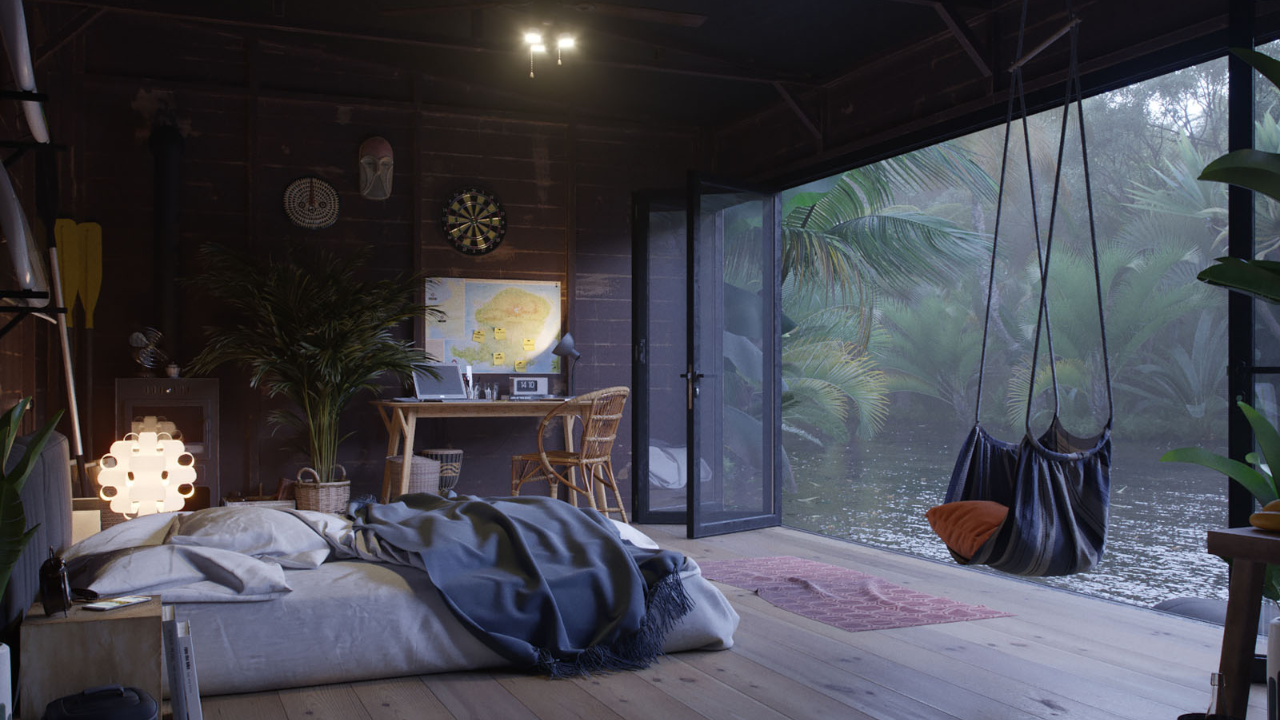
#> input picture d/example.png, 1280 x 720 px
$ python effect.py
#> lines starting #> are read from the running program, lines starting #| are printed output that depends on the picture
# -*- coding: UTF-8 -*-
# 要求： 实现两种图片特效
import os
import cv2
import copy as cp
import numpy as np
import matplotlib.pyplot as plt


def wave_effect(image):
    # 水波特效
    img = cp.deepcopy(image)
    row, col, channal = img.shape
    # 水波中心坐标
    center_x = col / 2.0
    center_y = row / 2.0
    A = 3.0  # 振幅大小
    F = 2.0  # 频率大小

    x_mask = np.zeros([row, col])
    y_mask = np.zeros([row, col])
    for i in range(row):
        for j in range(col):
            x_mask[i, j] = j
            y_mask[i, j] = i

    xx_dif = x_mask - center_x
    yy_dif = center_y - y_mask
    theta = np.arctan2(yy_dif,  xx_dif)

    r = np.sqrt(xx_dif * xx_dif + yy_dif * yy_dif)
    r1 = r + A*col*0.01*np.sin(F*0.1*r)

    x_new = r1 * np.cos(theta) + center_x
    y_new = center_y - r1 * np.sin(theta)
    # 向下取整
    int_x = np.floor(x_new)
    int_x = int_x.astype(int)
    int_y = np.floor(y_new)
    int_y = int_y.astype(int)

    for ii in range(row):
        for jj in range(col):
            new_xx = int_x[ii, jj]
            new_yy = int_y[ii, jj]
            if x_new[ii, jj] < 0 or x_new[ii, jj] > col - 1:
                continue
            if y_new[ii, jj] < 0 or y_new[ii, jj] > row - 1:
                continue
            img[ii, jj, :] = image[new_yy, new_xx, :]

    return img


def relief_effect(image):
    # 浮雕特效
    img = cp.deepcopy(image)
    # 转化为灰度图
    img_gray = cv2.cvtColor(img, cv2.COLOR_BGR2GRAY)
    for i in range(img_gray.shape[0]-1):
        for j in range(img_gray.shape[1]-1):
            tmp = img_gray[i, j] - img_gray[i+1, j+1]+128
            if tmp > 255:
                tmp = 255
            if tmp < 0:
                tmp = 0
            img_gray[i, j] = tmp

    return img_gray


if __name__ == "__main__":
    model_path = os.path.dirname(__file__)
    img = cv2.imread(model_path + '/example.png')
#> img is the input picture: shape (720, 1280, 3); mean B, G, R 78.1, 70.3, 70.2
    relief = relief_effect(img)
#> after the loop in relief_effect, `for i in range(img_gray.shape[0]-1):`:
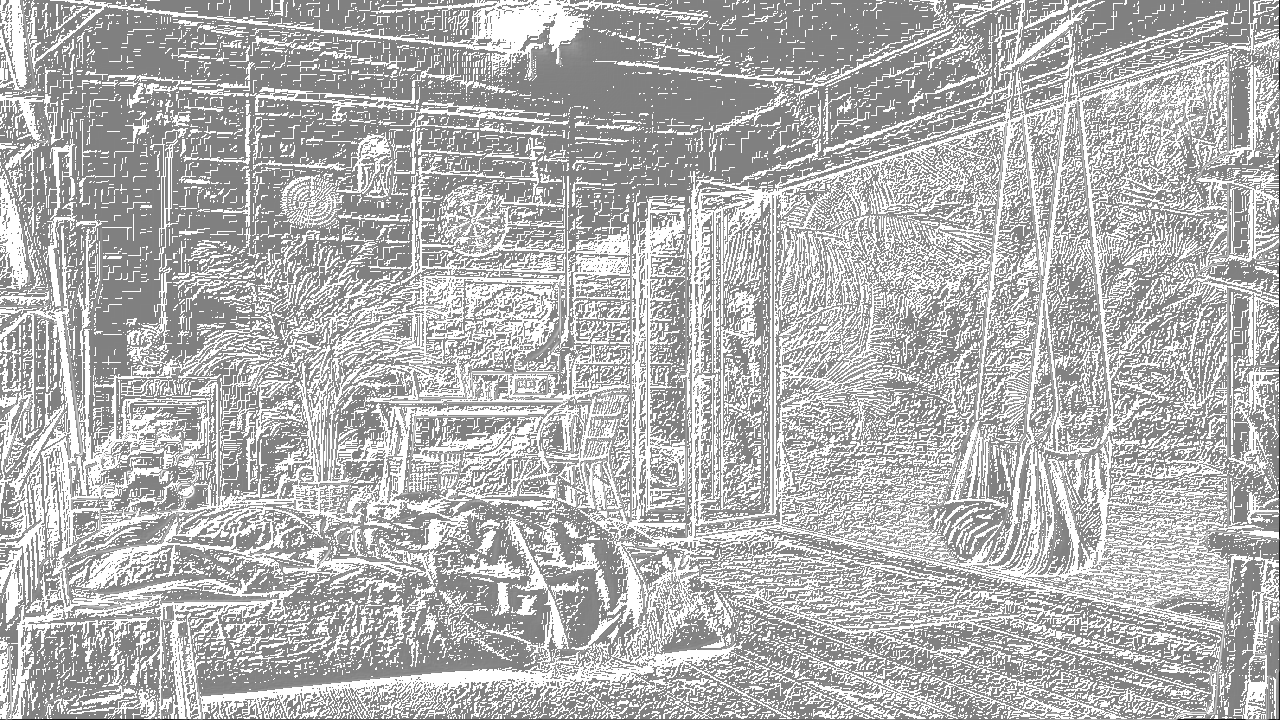
#> img_gray: shape (720, 1280); min 6, max 255, mean 179
    wave = wave_effect(img)
#> after the loop in wave_effect, `for i in range(row):`:
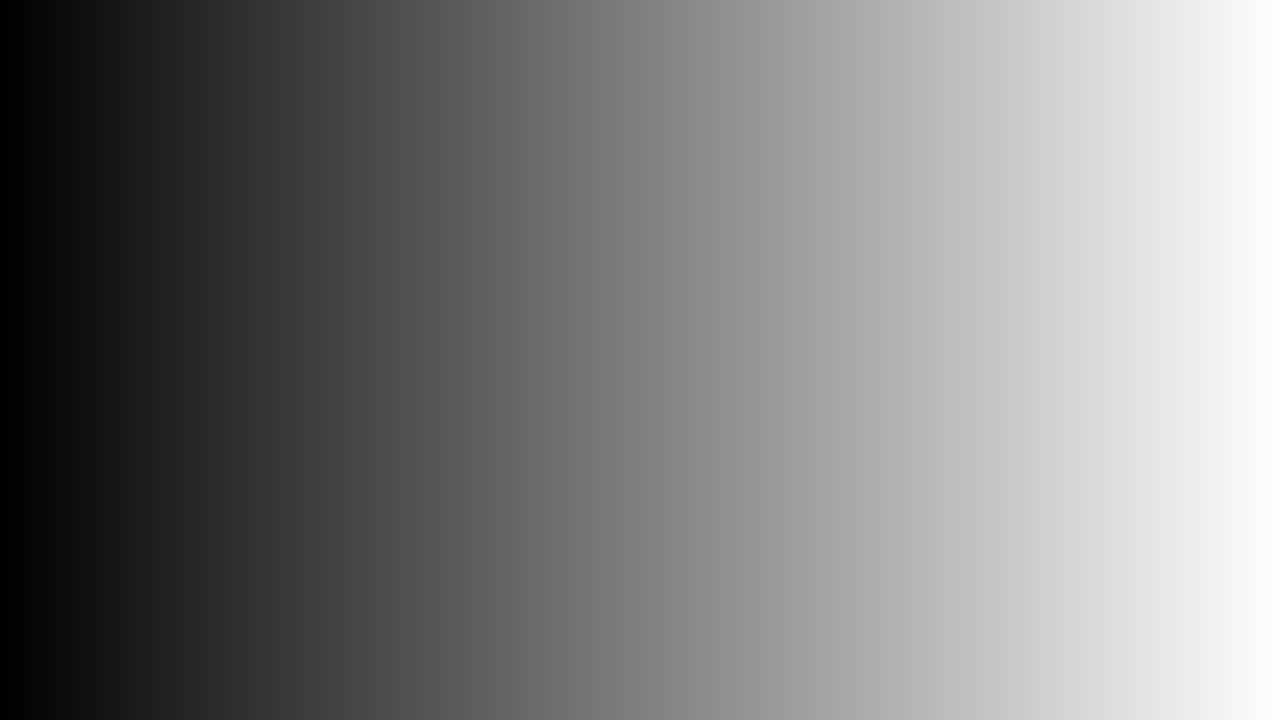
#> x_mask: shape (720, 1280) float64; min 0, max 1279, mean 639.5; drawn with min black and max white
#> after the loop in wave_effect, `for i in range(row):`:
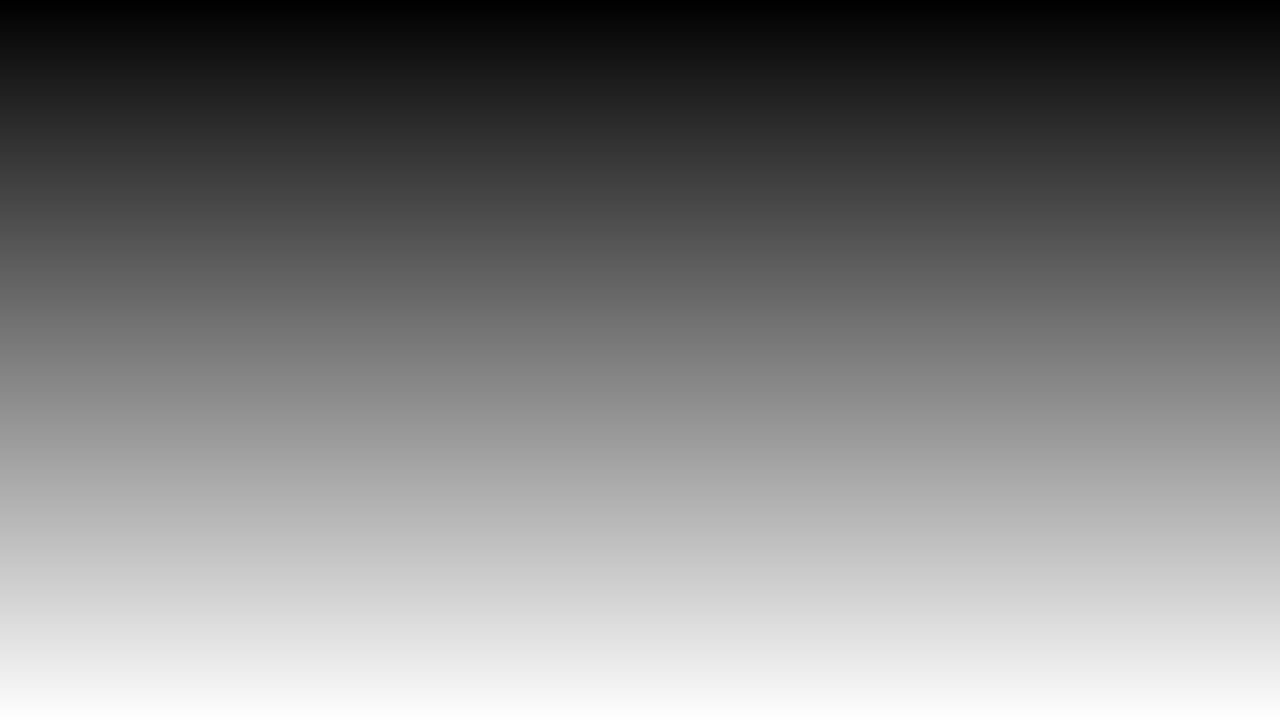
#> y_mask: shape (720, 1280) float64; min 0, max 719, mean 359.5; drawn with min black and max white
#> after the loop in wave_effect, `for ii in range(row):`:
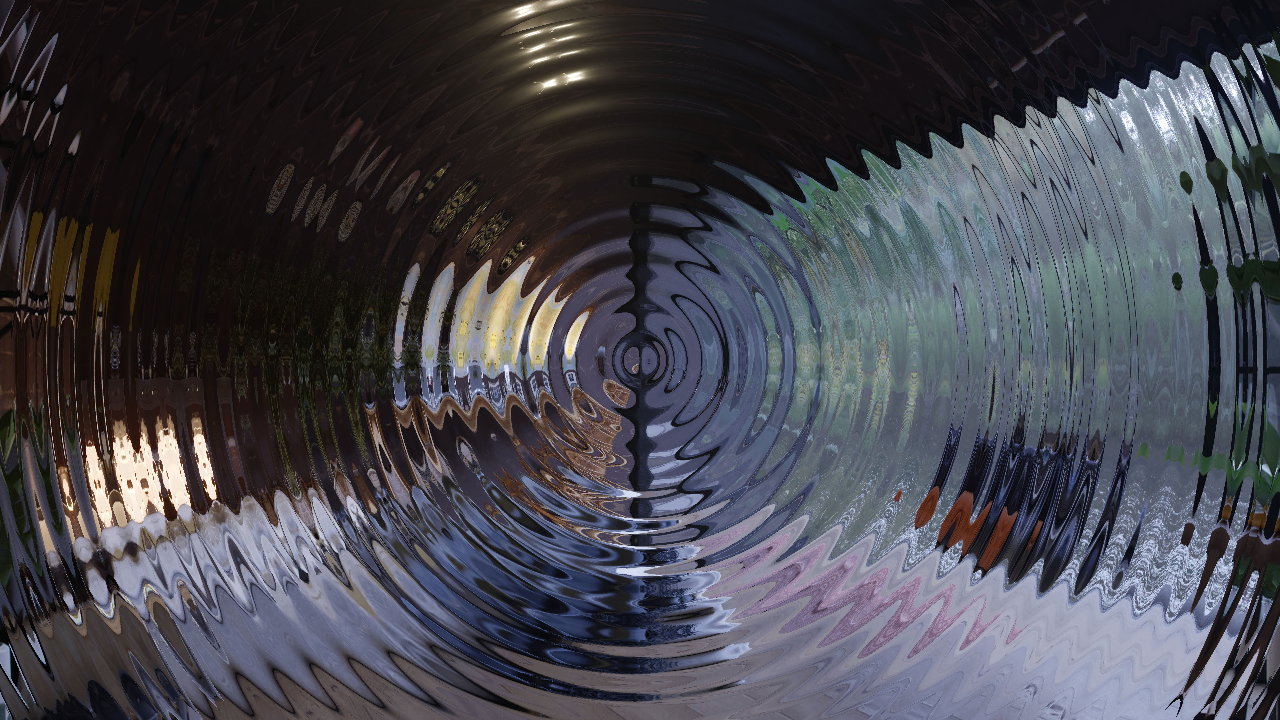
#> img: shape (720, 1280, 3); mean B, G, R 78, 70.3, 70.2

    plt.figure('effect')
    plt.subplot(121)
    plt.title('original')
    plt.imshow(img[..., ::-1])
    plt.axis('off')
    plt.subplot(222)
    plt.title('wave effect')
    plt.imshow(wave[..., ::-1])
    plt.axis('off')
    plt.subplot(224)
    plt.title('relief effect')
    plt.imshow(relief, cmap='gray')
    plt.axis('off')
    plt.show()
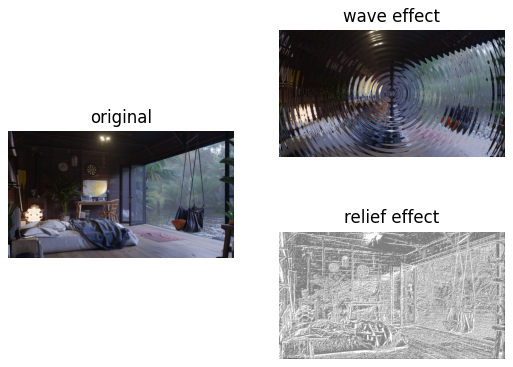
#> figure drawn by matplotlib, 3 panels
